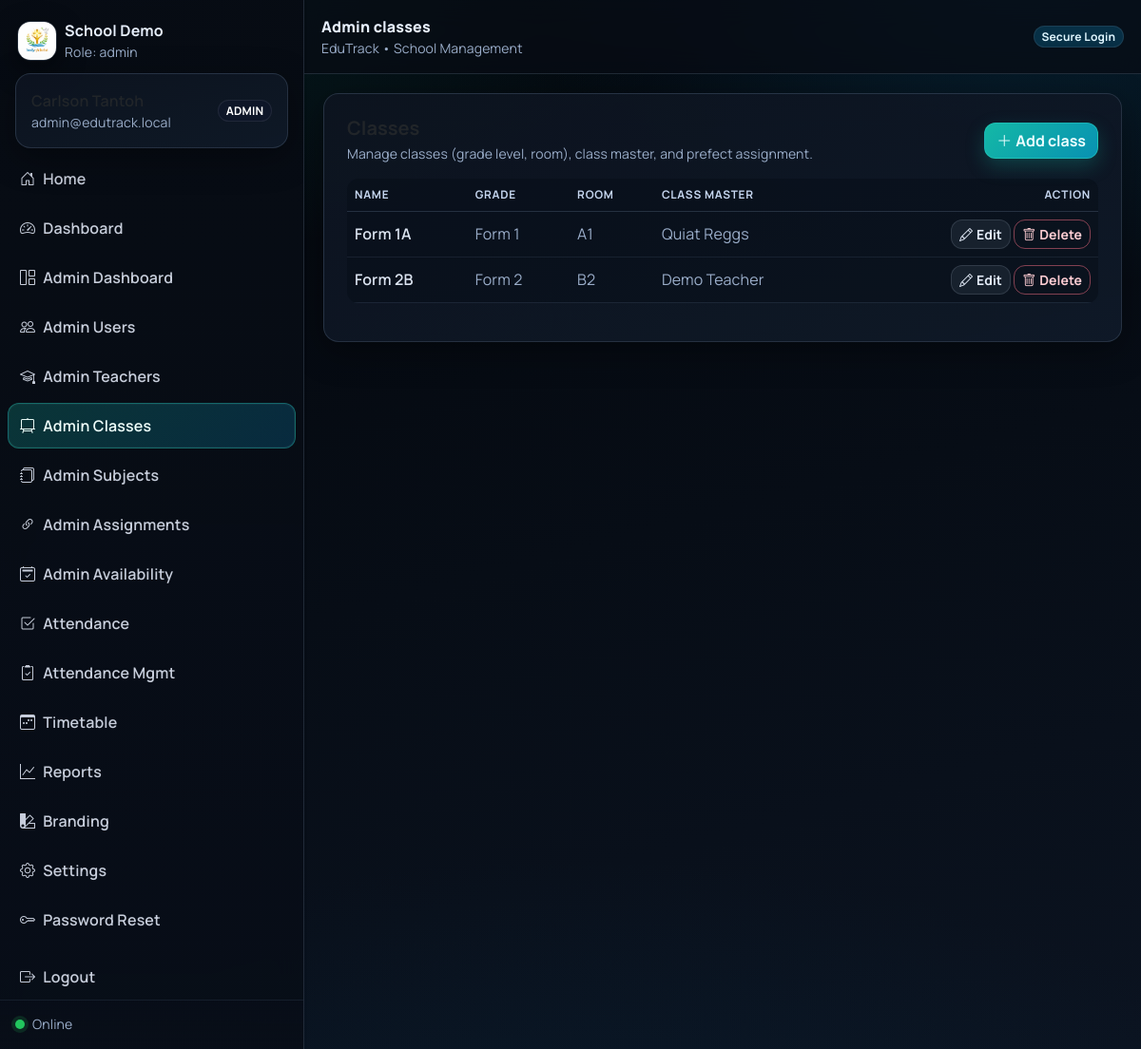
Page /public/index.php?page=admin_classes (signed in) on the committed database.
### tables this page shows
CREATE TABLE `school_settings` (
  `id` int(11) NOT NULL DEFAULT 1,
  `school_name` varchar(190) NOT NULL DEFAULT 'EduTrack School',
  `logo_path` varchar(255) DEFAULT NULL,
  `watermark_path` varchar(255) DEFAULT NULL,
  `currency` varchar(10) NOT NULL DEFAULT 'XAF',
  `timezone` varchar(60) NOT NULL DEFAULT 'Africa/Douala',
  `updated_at` timestamp NOT NULL DEFAULT current_timestamp() ON UPDATE current_timestamp()
);

CREATE TABLE `classes` (
  `id` int(11) NOT NULL,
  `name` varchar(80) NOT NULL,
  `grade_level` varchar(40) DEFAULT NULL,
  `room_number` varchar(40) DEFAULT NULL,
  `class_master_user_id` int(11) DEFAULT NULL,
  `prefect_user_id` int(11) DEFAULT NULL
);

CREATE TABLE `users` (
  `id` int(11) NOT NULL,
  `full_name` varchar(120) NOT NULL,
  `email` varchar(190) NOT NULL,
  `password_hash` varchar(255) NOT NULL,
  `role` enum('admin','principal','prefect','teacher') NOT NULL,
  `is_active` tinyint(1) NOT NULL DEFAULT 1,
  `created_at` timestamp NOT NULL DEFAULT current_timestamp()
);

### public/index.php (called while the page is built, shortened)
<?php
require_once __DIR__ . '/../app/db.php';
require_once __DIR__ . '/../app/auth.php';
include __DIR__ . '/../app/layout/header.php';
include __DIR__ . '/../app/layout/sidebar.php';
include __DIR__ . '/../app/pages/' . $page . '.php';
include __DIR__ . '/../app/layout/footer.php';

### app/db.php (called while the page is built, shortened)
<?php
function db(): PDO {
  static $pdo = null;
  if ($pdo) return $pdo;
  $dsn = 'mysql:host=' . DB_HOST . ';dbname=' . DB_NAME . ';charset=utf8mb4';
  $pdo = new PDO($dsn, DB_USER, DB_PASS, [
    PDO::ATTR_ERRMODE => PDO::ERRMODE_EXCEPTION,
    PDO::ATTR_DEFAULT_FETCH_MODE => PDO::FETCH_ASSOC,
  ]);
  return $pdo;
}

### app/auth.php (called while the page is built, shortened)
<?php
require_once __DIR__ . '/db.php';
function current_user(): ?array {
  return $_SESSION['user'] ?? null;
}

### app/pages/admin_classes.php (the view, shortened to what this page needs)
<?php
$rows = db()->query("
  SELECT c.*, u.full_name class_master_name
  FROM classes c
  LEFT JOIN users u ON u.id = c.class_master_user_id
  ORDER BY c.name
")->fetchAll();
?>
<div class="card card-soft">
  <div class="card-body p-4">
    <div class="d-flex align-items-center justify-content-between">
      <div>
        <div class="h5 fw-bold mb-1">Classes</div>
        <div class="text-muted small">Manage classes (grade level, room), class master, and prefect assignment.</div>
      </div>
      <button class="btn btn-primary" data-bs-toggle="modal" data-bs-target="#modalClassCreate"><i class="bi bi-plus-lg me-1"></i>Add class</button>
    </div>
    <div class="table-responsive mt-3">
      <table class="table table-dark table-hover align-middle">
        <thead class="text-muted">
          <tr><th>Name</th><th>Grade</th><th>Room</th><th>Class Master</th><th class="text-end">Action</th></tr>
        </thead>
        <tbody>
          <?php foreach ($rows as $r): ?>
          <tr>
            <td class="fw-semibold"><?= htmlspecialchars($r['name']) ?></td>
            <td class="text-muted"><?= htmlspecialchars($r['grade_level'] ?? '') ?></td>
            <td class="text-muted"><?= htmlspecialchars($r['room_number'] ?? '') ?></td>
            <td class="text-muted"><?= htmlspecialchars($r['class_master_name'] ?? '-') ?></td>
            <td class="text-end">
              <button class="btn btn-sm btn-soft" data-bs-toggle="modal" data-bs-target="#modalClassEdit"
                data-id="<?= (int)$r['id'] ?>"
                data-name="<?= htmlspecialchars($r['name'], ENT_QUOTES) ?>"
                data-grade_level="<?= htmlspecialchars($r['grade_level'] ?? '', ENT_QUOTES) ?>"
                data-room_number="<?= htmlspecialchars($r['room_number'] ?? '', ENT_QUOTES) ?>"
                data-class_master_user_id="<?= (int)($r['class_master_user_id'] ?? 0) ?>">
                <i class="bi bi-pencil me-1"></i>Edit
              </button>
              <button class="btn btn-sm btn-outline-danger" data-action="delete" data-api="<?= BASE_URL ?>/app/api/class_delete.php" data-id="<?= (int)$r['id'] ?>">
                <i class="bi bi-trash me-1"></i>Delete
              </button>
            </td>
          </tr>
          <?php endforeach; ?>
        </tbody>
      </table>
    </div>
  </div>
</div>

### app/layout/sidebar.php (shortened to what this page needs)
<?php
$u = current_user();
$role = $u['role'] ?? 'guest';
$page = $_GET['page'] ?? 'dashboard';
$menus = [
  'admin' => [
    ['Home','home','bi-house-door'],
    ['Dashboard','dashboard','bi-speedometer2'],
    ['Admin Dashboard','admin_dashboard','bi-grid-1x2'],
    ['Admin Users','admin_users','bi-people'],
    ['Admin Teachers','admin_teachers','bi-mortarboard'],
    ['Admin Classes','admin_classes','bi-easel2'],
    ['Admin Subjects','admin_subjects','bi-journals'],
    ['Admin Assignments','admin_assignments','bi-link-45deg'],
    ['Admin Availability','admin_availability','bi-calendar2-check'],
    ['Attendance','attendance','bi-check2-square'],
    ['Attendance Mgmt','attendance_management','bi-clipboard2-check'],
    ['Timetable','timetable','bi-calendar3-week'],
    ['Reports','reports','bi-graph-up'],
    ['Branding','branding','bi-palette2'],
    ['Settings','settings','bi-gear'],
    ['Password Reset','password_reset','bi-key']
  ],
  'principal' => [
    ['Home','home','bi-house-door'],
    ['Dashboard','dashboard','bi-speedometer2'],
    ['Teachers','admin_teachers','bi-mortarboard'],
    ['Attendance Validation','attendance','bi-shield-check'],
    ['Attendance Mgmt','attendance_management','bi-clipboard2-check'],
    ['Timetable','timetable','bi-calendar3-week'],
    ['Reports','reports','bi-graph-up'],
  ],
  'teacher' => [
    ['Home','home','bi-house-door'],
    ['Dashboard','dashboard','bi-speedometer2'],
    ['Teacher Portal','teacher_portal','bi-person-lines-fill'],
    ['My Timetable','timetable','bi-calendar3-week'],
    ['My Reports','reports','bi-file-earmark-text'],
  ],
  'prefect' => [
    ['Home','home','bi-house-door'],
    ['Record Attendance','attendance','bi-check2-square'],
    ['Class Timetable','timetable','bi-calendar3-week'],
  ],
];
$links = $menus[$role] ?? [];
$settings = db()->query("SELECT * FROM school_settings WHERE id=1")->fetch() ?: [
  'school_name' => APP_NAME,
  'logo_path' => null,
  'currency' => 'XAF',
  'timezone' => 'Africa/Douala',
];
$logo = $settings['logo_path']
  ? (BASE_URL . '/' . ltrim((string)$settings['logo_path'], '/'))
  : (BASE_URL . '/assets/img/logo.svg');
?>
<nav class="sidebar shadow-sm">
  <div class="sidebar-brand d-flex align-items-center gap-2">
    <img src="<?= htmlspecialchars($logo) ?>" alt="logo" style="width:42px;height:42px;border-radius:14px;">
    <div>
      <div class="fw-bold"><?= htmlspecialchars($settings['school_name'] ?? APP_NAME) ?></div>
      <div class="text-muted small">Role: <?= htmlspecialchars($role) ?></div>
    </div>
  </div>
  <?php if ($u): ?>
  <div class="px-3 pb-2">
    <div class="card card-soft">
      <div class="card-body py-3">
        <div class="d-flex align-items-center justify-content-between">
          <div>
            <div class="fw-semibold"><?= htmlspecialchars($u['full_name']) ?></div>
            <div class="text-muted small"><?= htmlspecialchars($u['email']) ?></div>
          </div>
          <span class="badge rounded-pill text-bg-dark"><?= strtoupper(htmlspecialchars($role)) ?></span>
        </div>
      </div>
    </div>
  </div>
  <?php endif; ?>
  <div class="px-2">
    <div class="nav flex-column nav-pills gap-1">
      <?php foreach ($links as [$label,$p,$icon]): ?>
        <a class="nav-link <?= ($page === $p) ? 'active' : '' ?>"
           href="<?= BASE_URL ?>/index.php?page=<?= $p ?>">
          <i class="bi <?= $icon ?> me-2"></i><?= htmlspecialchars($label) ?>
        </a>
      <?php endforeach; ?>
      <?php if ($u): ?>
        <a class="nav-link mt-2" href="<?= BASE_URL ?>/index.php?page=logout">
          <i class="bi bi-box-arrow-right me-2"></i>Logout
        </a>
      <?php endif; ?>
    </div>
  </div>
  <div class="sidebar-footer px-3">
    <div id="netStatus" class="small text-muted d-flex align-items-center gap-2">
      <span class="status-dot"></span>
      <span>Checking connection...</span>
    </div>
  </div>
</nav>
<main class="main">
  <header class="topbar">
    <div class="d-flex align-items-center justify-content-between gap-3">
      <div class="d-flex align-items-center gap-2">
        <div>
          <div class="fw-bold"><?= htmlspecialchars(ucfirst(str_replace('_',' ', $page))) ?></div>
          <div class="text-muted small"><?= APP_NAME ?> • School Management</div>
        </div>
      </div>
      <div class="d-flex align-items-center gap-2">
        <span class="badge rounded-pill text-bg-secondary d-none d-md-inline">Secure Login</span>
      </div>
    </div>
  </header>
  <section class="content container-fluid">

### rows in the picture
school_settings: logo_path (picture), school_name "School Demo"
classes: name "Form 1A", grade_level "Form 1", room_number "A1", class_master_user.full_name "Quiat Reggs"
classes: name "Form 2B", grade_level "Form 2", room_number "B2", class_master_user.full_name "Demo Teacher"

### other values in the picture
$role "admin"
$u['email'] "admin@edutrack.local"
$role "ADMIN"
$label "Home"
$label "Dashboard"
$label "Admin Dashboard"
$label "Admin Users"
$label "Admin Teachers"
$label "Admin Classes"
$label "Admin Subjects"
$label "Admin Assignments"
$label "Admin Availability"
$label "Attendance"
$label "Attendance Mgmt"
$label "Timetable"
